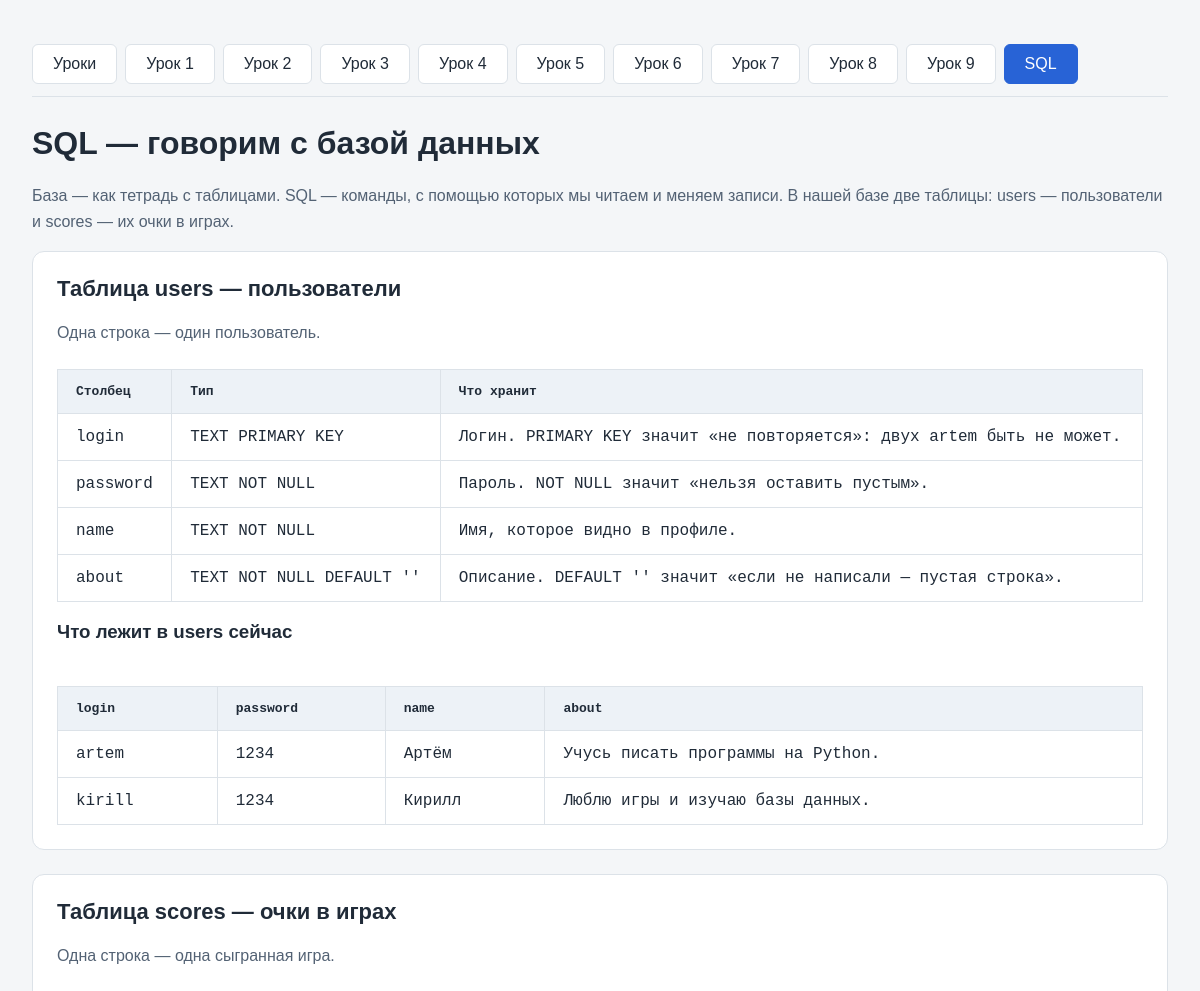
The app's page /sql (upper part), older data.
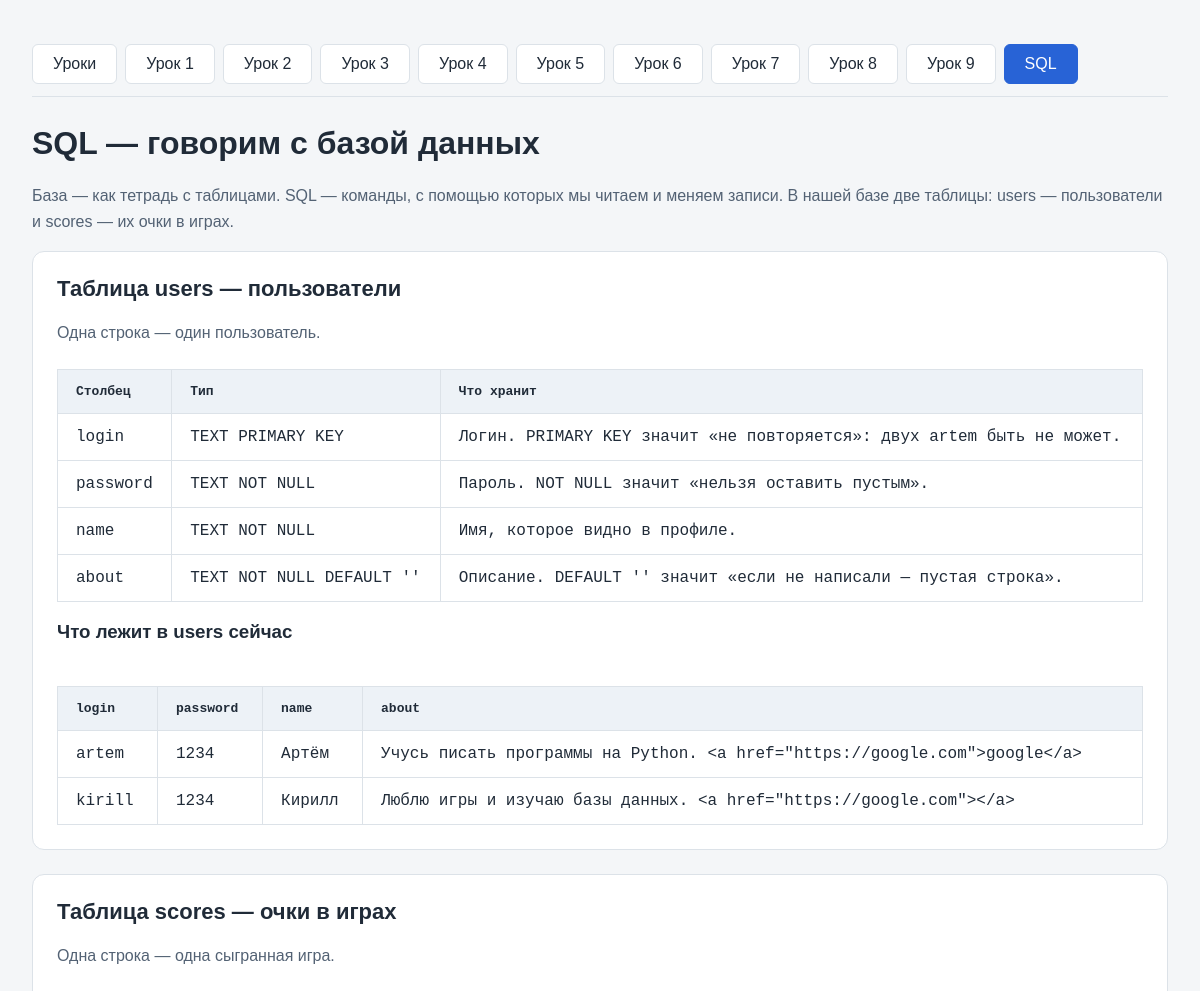
The same page, newer data.
### tables this page shows
CREATE TABLE users (
            login TEXT PRIMARY KEY,
            password TEXT NOT NULL,
            name TEXT NOT NULL
        , about TEXT NOT NULL DEFAULT '');

### app.py (the view)
@app.get("/sql")
def sql():
    users = run_sql("SELECT * FROM users")
    scores = run_sql("SELECT * FROM scores")
    joined = run_sql("SELECT scores.id, scores.login, users.name, scores.game, scores.points "
                     "FROM scores JOIN users ON users.login = scores.login")
    return render_template("sql.html", users=users, scores=scores, joined=joined)

### app.py (called while the page is built)
@app.context_processor
def inject_total():
    return {"total": len(LESSONS)}

def run_sql(query):
    try:
        with sqlite3.connect(DATABASE) as database:
            result = database.execute(query)
            columns = [column[0] for column in result.description or []]
            rows = result.fetchall()
    except sqlite3.Error as error:
        return {"message": f"Ошибка SQL: {error}", "columns": [], "rows": []}
    if columns:
        message = f"Получено строк: {len(rows)}."
    else:
        message = f"Готово. Изменено строк: {max(result.rowcount, 0)}."
    return {"message": message, "columns": columns, "rows": rows}

### templates/sql.html (shortened to what this page needs)
{% extends "index.html" %}
{% macro show_table(data) %}
<div class="table-scroll">
    <table>
        <tr>{% for column in data.columns %}<th>{{ column }}</th>{% endfor %}</tr>
        {% for row in data.rows %}
        <tr>{% for value in row %}<td>{{ value }}</td>{% endfor %}</tr>
        {% endfor %}
    </table>
</div>
{% endmacro %}
{% block content %}
<h1>SQL — говорим с базой данных</h1>
<p class="hint">База — как тетрадь с таблицами. SQL — команды, с помощью которых мы читаем и меняем записи. В нашей базе две таблицы: users — пользователи и scores — их очки в играх.</p>
<main style="display: grid; gap: 24px;">
    <section>
        <h2>Таблица users — пользователи</h2>
        <p class="hint">Одна строка — один пользователь.</p>
        <table>
            <tr><th>Столбец</th><th>Тип</th><th>Что хранит</th></tr>
            <tr><td>login</td><td>TEXT PRIMARY KEY</td><td>Логин. PRIMARY KEY значит «не повторяется»: двух artem быть не может.</td></tr>
            <tr><td>password</td><td>TEXT NOT NULL</td><td>Пароль. NOT NULL значит «нельзя оставить пустым».</td></tr>
            <tr><td>name</td><td>TEXT NOT NULL</td><td>Имя, которое видно в профиле.</td></tr>
            <tr><td>about</td><td>TEXT NOT NULL DEFAULT ''</td><td>Описание. DEFAULT '' значит «если не написали — пустая строка».</td></tr>
        </table>
        <h3>Что лежит в users сейчас</h3>
        {{ show_table(users) }}
    </section>
    <section>
        <h2>Таблица scores — очки в играх</h2>
        <p class="hint">Одна строка — одна сыгранная игра.</p>
    </section>
</main>
{% endblock %}

### templates/index.html (shortened to what this page needs)
<!DOCTYPE html>
<html lang="ru">
<head>
    <link rel="stylesheet" href="/static/highlight-github-dark.min.css">
    <link rel="stylesheet" href="/static/codemirror/codemirror.min.css">
    <link rel="stylesheet" href="/static/codemirror/material-darker.min.css">
</head>
<body>
    <nav class="menu" aria-label="Главное меню">
        <a href="/lessons" {% if request.path == '/lessons' %}aria-current="page"{% endif %}>Уроки</a>
        {% for n in range(1, total + 1) %}
        <a href="/lessons/{{ n }}" {% if request.path == '/lessons/' ~ n or (n == 1 and request.path == '/') %}aria-current="page"{% endif %}>Урок {{ n }}</a>
        {% endfor %}
        <a href="/sql" {% if request.path == '/sql' %}aria-current="page"{% endif %}>SQL</a>
    </nav>
    {% block content %}{% endblock %}
</body>
</html>

### templates/index.html (style rules this page uses)
* { box-sizing: border-box; }
body { margin: 0; padding: 32px; font-family: Arial, sans-serif; background: #f4f6f8; color: #202b38; }
h1 { margin-top: 0; }
.menu { display: flex; flex-wrap: wrap; gap: 8px; margin-bottom: 28px; padding: 12px 0; position: sticky; top: 0; z-index: 10; background: #f4f6f8; border-bottom: 1px solid #dce2e8; }
.menu a, .refresh { display: inline-block; padding: 10px 20px; color: #202b38; text-decoration: none; border: 1px solid #dce2e8; border-radius: 6px; background: white; }
.menu a[aria-current="page"] { color: white; background: #2863d6; border-color: #2863d6; }
.table-scroll { overflow-x: auto; }
table { width: 100%; border-collapse: collapse; margin-top: 24px; }
th, td { padding: 14px 18px; border: 1px solid #dce2e8; text-align: left; white-space: pre-wrap; }
th { background: #edf2f7; font-family: monospace; }
td { font-family: monospace; font-size: 16px; }
section { min-width: 0; padding: 24px; background: white; border: 1px solid #dce2e8; border-radius: 12px; }
h2 { margin-top: 0; font-size: 22px; }
.hint { color: #536274; line-height: 1.6; }

Row changes from the older to the newer data that the page shows:
changed users "artem": about "Учусь писать программы на Python." → "Учусь писать программы на Python. <a href=\"https://google.com\">google</a>"
changed users "kirill": about "Люблю игры и изучаю базы данных." → "Люблю игры и изучаю базы данных. <a href=\"https://google.com\"></a>"
